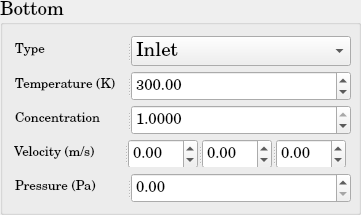
          <widget class="QGroupBox" name="DM_BoundaryCondition_Bottom">
           <property name="minimumSize">
            <size>
             <width>361</width>
             <height>215</height>
            </size>
           </property>
           <property name="maximumSize">
            <size>
             <width>361</width>
             <height>215</height>
            </size>
           </property>
           <property name="font">
            <font>
             <family>Century Schoolbook L</family>
             <pointsize>14</pointsize>
             <weight>50</weight>
             <bold>false</bold>
            </font>
           </property>
           <property name="title">
            <string>Bottom</string>
           </property>
           <layout class="QGridLayout" name="gridLayout_36">
            <item row="0" column="0">
             <widget class="QSplitter" name="splitter_91">
              <property name="minimumSize">
               <size>
                <width>338</width>
                <height>30</height>
               </size>
              </property>
              <property name="maximumSize">
               <size>
                <width>336</width>
                <height>30</height>
               </size>
              </property>
              <property name="orientation">
               <enum>Qt::Horizontal</enum>
              </property>
              <widget class="QLabel" name="DM_BC_Type_Bottom">
               <property name="minimumSize">
                <size>
                 <width>110</width>
                 <height>30</height>
                </size>
               </property>
               <property name="maximumSize">
                <size>
                 <width>110</width>
                 <height>30</height>
                </size>
               </property>
               <property name="text">
                <string>&lt;html&gt;&lt;head/&gt;&lt;body&gt;&lt;p&gt;&lt;span style=&quot; font-size:10pt;&quot;&gt;Type&lt;/span&gt;&lt;/p&gt;&lt;/body&gt;&lt;/html&gt;</string>
               </property>
              </widget>
              <widget class="QComboBox" name="DM_BC_Type_Bottom_ComboBox">
               <property name="minimumSize">
                <size>
                 <width>220</width>
                 <height>30</height>
                </size>
               </property>
               <property name="maximumSize">
                <size>
                 <width>220</width>
                 <height>30</height>
                </size>
               </property>
               <item>
                <property name="text">
                 <string>Inlet</string>
                </property>
               </item>
               <item>
                <property name="text">
                 <string>Wall</string>
                </property>
               </item>
               <item>
                <property name="text">
                 <string>Outlet</string>
                </property>
               </item>
               <item>
                <property name="text">
                 <string>Neumann</string>
                </property>
               </item>
               <item>
                <property name="text">
                 <string>Dirichlet</string>
                </property>
               </item>
              </widget>
             </widget>
            </item>
            <item row="1" column="0">
             <widget class="QSplitter" name="splitter_92">
              <property name="minimumSize">
               <size>
                <width>338</width>
                <height>30</height>
               </size>
              </property>
              <property name="maximumSize">
               <size>
                <width>336</width>
                <height>30</height>
               </size>
              </property>
              <property name="orientation">
               <enum>Qt::Horizontal</enum>
              </property>
              <widget class="QLabel" name="DM_BC_Temperature_Bottom">
               <property name="minimumSize">
                <size>
                 <width>110</width>
                 <height>30</height>
                </size>
               </property>
               <property name="maximumSize">
                <size>
                 <width>110</width>
                 <height>30</height>
                </size>
               </property>
               <property name="text">
                <string>&lt;html&gt;&lt;head/&gt;&lt;body&gt;&lt;p&gt;&lt;span style=&quot; font-size:10pt;&quot;&gt;Temperature (K)&lt;/span&gt;&lt;/p&gt;&lt;/body&gt;&lt;/html&gt;</string>
               </property>
              </widget>
              <widget class="QDoubleSpinBox" name="DM_BC_Bottom_Temperature_doubleSpinBox">
               <property name="minimumSize">
                <size>
                 <width>220</width>
                 <height>30</height>
                </size>
               </property>
               <property name="maximumSize">
                <size>
                 <width>220</width>
                 <height>30</height>
                </size>
               </property>
               <property name="font">
                <font>
                 <pointsize>11</pointsize>
                </font>
               </property>
               <property name="maximum">
                <double>1000000000.000000000000000</double>
               </property>
               <property name="value">
                <double>300.000000000000000</double>
               </property>
              </widget>
             </widget>
            </item>
            <item row="2" column="0">
             <widget class="QSplitter" name="splitter_105">
              <property name="minimumSize">
               <size>
                <width>338</width>
                <height>30</height>
               </size>
              </property>
              <property name="maximumSize">
               <size>
                <width>336</width>
                <height>30</height>
               </size>
              </property>
              <property name="orientation">
               <enum>Qt::Horizontal</enum>
              </property>
              <widget class="QLabel" name="DM_BC_Concentration_Bottom">
               <property name="minimumSize">
                <size>
                 <width>110</width>
                 <height>30</height>
                </size>
               </property>
               <property name="maximumSize">
                <size>
                 <width>110</width>
                 <height>30</height>
                </size>
               </property>
               <property name="text">
                <string>&lt;html&gt;&lt;head/&gt;&lt;body&gt;&lt;p&gt;&lt;span style=&quot; font-size:10pt;&quot;&gt;Concentration&lt;/span&gt;&lt;/p&gt;&lt;/body&gt;&lt;/html&gt;</string>
               </property>
              </widget>
              <widget class="QDoubleSpinBox" name="DM_BC_Bottom_Concentration_doubleSpinBox">
               <property name="minimumSize">
                <size>
                 <width>220</width>
                 <height>30</height>
                </size>
               </property>
               <property name="maximumSize">
                <size>
                 <width>220</width>
                 <height>30</height>
                </size>
               </property>
               <property name="font">
                <font>
                 <pointsize>11</pointsize>
                </font>
               </property>
               <property name="decimals">
                <number>4</number>
               </property>
               <property name="maximum">
                <double>1.000000000000000</double>
               </property>
               <property name="singleStep">
                <double>0.010000000000000</double>
               </property>
               <property name="value">
                <double>1.000000000000000</double>
               </property>
              </widget>
             </widget>
            </item>
            <item row="3" column="0">
             <widget class="QSplitter" name="splitter_93">
              <property name="orientation">
               <enum>Qt::Horizontal</enum>
              </property>
              <widget class="QLabel" name="DM_BC_Velocity_Bottom">
               <property name="minimumSize">
                <size>
                 <width>110</width>
                 <height>30</height>
                </size>
               </property>
               <property name="maximumSize">
                <size>
                 <width>110</width>
                 <height>30</height>
                </size>
               </property>
               <property name="text">
                <string>&lt;html&gt;&lt;head/&gt;&lt;body&gt;&lt;p&gt;&lt;span style=&quot; font-size:10pt;&quot;&gt;Velocity (m/s)&lt;/span&gt;&lt;/p&gt;&lt;/body&gt;&lt;/html&gt;</string>
               </property>
              </widget>
              <widget class="QSplitter" name="splitter_94">
               <property name="minimumSize">
                <size>
                 <width>220</width>
                 <height>30</height>
                </size>
               </property>
               <property name="maximumSize">
                <size>
                 <width>222</width>
                 <height>30</height>
                </size>
               </property>
               <property name="orientation">
                <enum>Qt::Horizontal</enum>
               </property>
               <widget class="QDoubleSpinBox" name="DM_BC_Bottom_Velocity_1d_doubleSpinBox">
                <property name="minimumSize">
                 <size>
                  <width>68</width>
                  <height>30</height>
                 </size>
                </property>
                <property name="maximumSize">
                 <size>
                  <width>70</width>
                  <height>30</height>
                 </size>
                </property>
                <property name="font">
                 <font>
                  <pointsize>11</pointsize>
                 </font>
                </property>
                <property name="minimum">
                 <double>-1000000000.000000000000000</double>
                </property>
                <property name="maximum">
                 <double>1000000000.000000000000000</double>
                </property>
               </widget>
               <widget class="QDoubleSpinBox" name="DM_BC_Bottom_Velocity_2d_doubleSpinBox">
                <property name="minimumSize">
                 <size>
                  <width>68</width>
                  <height>30</height>
                 </size>
                </property>
                <property name="maximumSize">
                 <size>
                  <width>70</width>
                  <height>30</height>
                 </size>
                </property>
                <property name="font">
                 <font>
                  <pointsize>11</pointsize>
                 </font>
                </property>
                <property name="minimum">
                 <double>-1000000000.000000000000000</double>
                </property>
                <property name="maximum">
                 <double>1000000000.000000000000000</double>
                </property>
               </widget>
               <widget class="QDoubleSpinBox" name="DM_BC_Bottom_Velocity_3d_doubleSpinBox">
                <property name="minimumSize">
                 <size>
                  <width>68</width>
                  <height>30</height>
                 </size>
                </property>
                <property name="maximumSize">
                 <size>
                  <width>70</width>
                  <height>30</height>
                 </size>
                </property>
                <property name="font">
                 <font>
                  <pointsize>11</pointsize>
                 </font>
                </property>
                <property name="minimum">
                 <double>-1000000000.000000000000000</double>
                </property>
                <property name="maximum">
                 <double>1000000000.000000000000000</double>
                </property>
               </widget>
              </widget>
             </widget>
            </item>
            <item row="4" column="0">
             <widget class="QSplitter" name="splitter_95">
              <property name="minimumSize">
               <size>
                <width>338</width>
                <height>30</height>
               </size>
              </property>
              <property name="maximumSize">
               <size>
                <width>336</width>
                <height>30</height>
               </size>
              </property>
              <property name="orientation">
               <enum>Qt::Horizontal</enum>
              </property>
              <widget class="QLabel" name="DM_BC_Pressure_Bottom">
               <property name="minimumSize">
                <size>
                 <width>110</width>
                 <height>30</height>
                </size>
               </property>
               <property name="maximumSize">
                <size>
                 <width>110</width>
                 <height>30</height>
                </size>
               </property>
               <property name="text">
                <string>&lt;html&gt;&lt;head/&gt;&lt;body&gt;&lt;p&gt;&lt;span style=&quot; font-size:10pt;&quot;&gt;Pressure (Pa)&lt;/span&gt;&lt;/p&gt;&lt;/body&gt;&lt;/html&gt;</string>
               </property>
              </widget>
              <widget class="QDoubleSpinBox" name="DM_BC_Pressure_Bottom_doubleSpinBox">
               <property name="minimumSize">
                <size>
                 <width>220</width>
                 <height>30</height>
                </size>
               </property>
               <property name="maximumSize">
                <size>
                 <width>220</width>
                 <height>30</height>
                </size>
               </property>
               <property name="font">
                <font>
                 <pointsize>11</pointsize>
                </font>
               </property>
               <property name="maximum">
                <double>1000000000.000000000000000</double>
               </property>
              </widget>
             </widget>
            </item>
           </layout>
          </widget>
